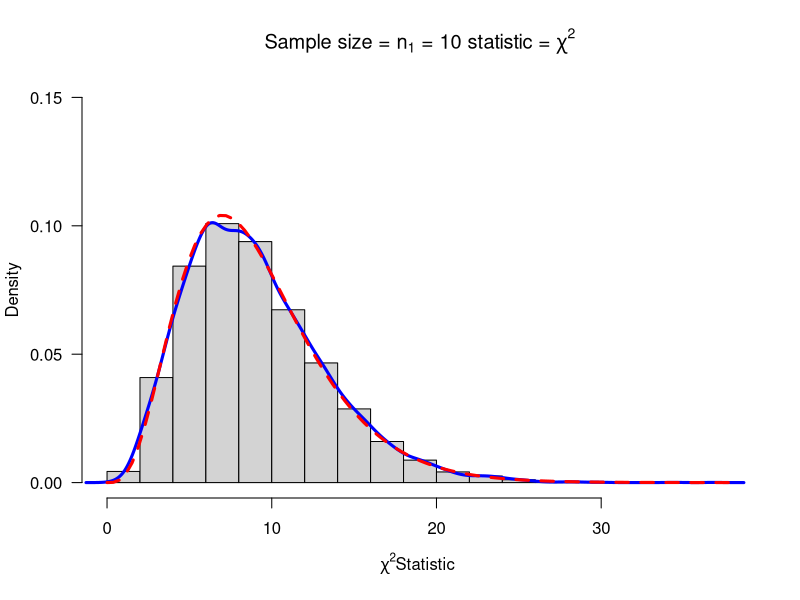

R code for this plot: (Note: this script raises an error after producing the figure.)
## ---- chunk 1
knitr::opts_chunk$set(echo = TRUE)
## ---- chunk 2
getwd()
## ---- chunk 3
mychisim<-function(n1=10,sigma1=3,mean1=5,iter=1000,ymax=0.1,...){
  # Generate the "iter" amount of samples using rnorm
  y1=rnorm(n1*iter,mean=mean1,sd=sigma1)
  # Define dimension of data matrix by user input
  data1.mat=matrix(y1,nrow=n1,ncol=iter,byrow=TRUE)
  # Define ssq1
  ssq1=apply(data1.mat,2,var)
  # chi-sqaure Statistic
  #  denoted as 'w'
  w=(n1-1)*ssq1/sigma1^2
  # Histogram
  #   - User Input Adaptive labels
  hist(w,freq=FALSE, ylim=c(0,ymax),
       main=substitute(paste("Sample size = ",n[1]," = ",n1," statistic = ",chi^2)),
       xlab=expression(paste(chi^2, "Statistic",sep=" ")), las=1)
  # Creates density plot lines on-top of histogram
  lines(density(w),col="Blue",lwd=3)
   # Creates theoretical curve on-top of histogram
  curve(dchisq(x,n1-1),add=TRUE,col="Red",lty=2,lwd=3)
  # Adaptive Title:
  # mathematical annotation -see ?plotmath
  title=expression(chi^2==frac((n[1]-1)*s^2,sigma^2))
  # Legend placed using locater/coordinates if in .rmd
  legend(locator(1),c("Simulated","Theoretical"),col=c("Blue","Red"),lwd=4,lty=1:2,bty="n",title=title)
  ### Function Return ###
  return(list(w=w,summary=summary(w),sd=sd(w),fun="Chi-sq"))
}
chisq=mychisim(iter=10000,ymax=0.15)
